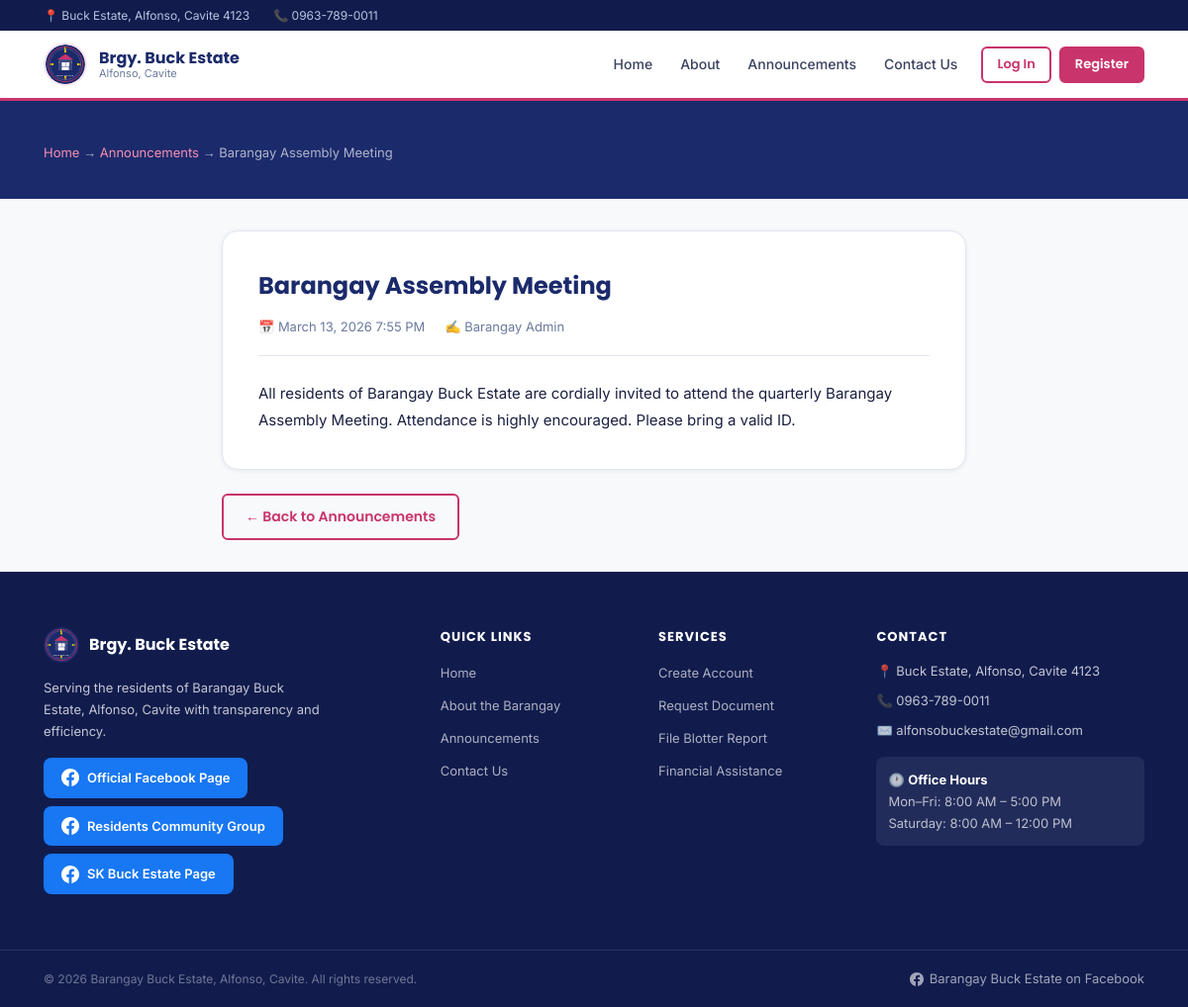
Page /announcement.php?id=1 on the earlier database version.
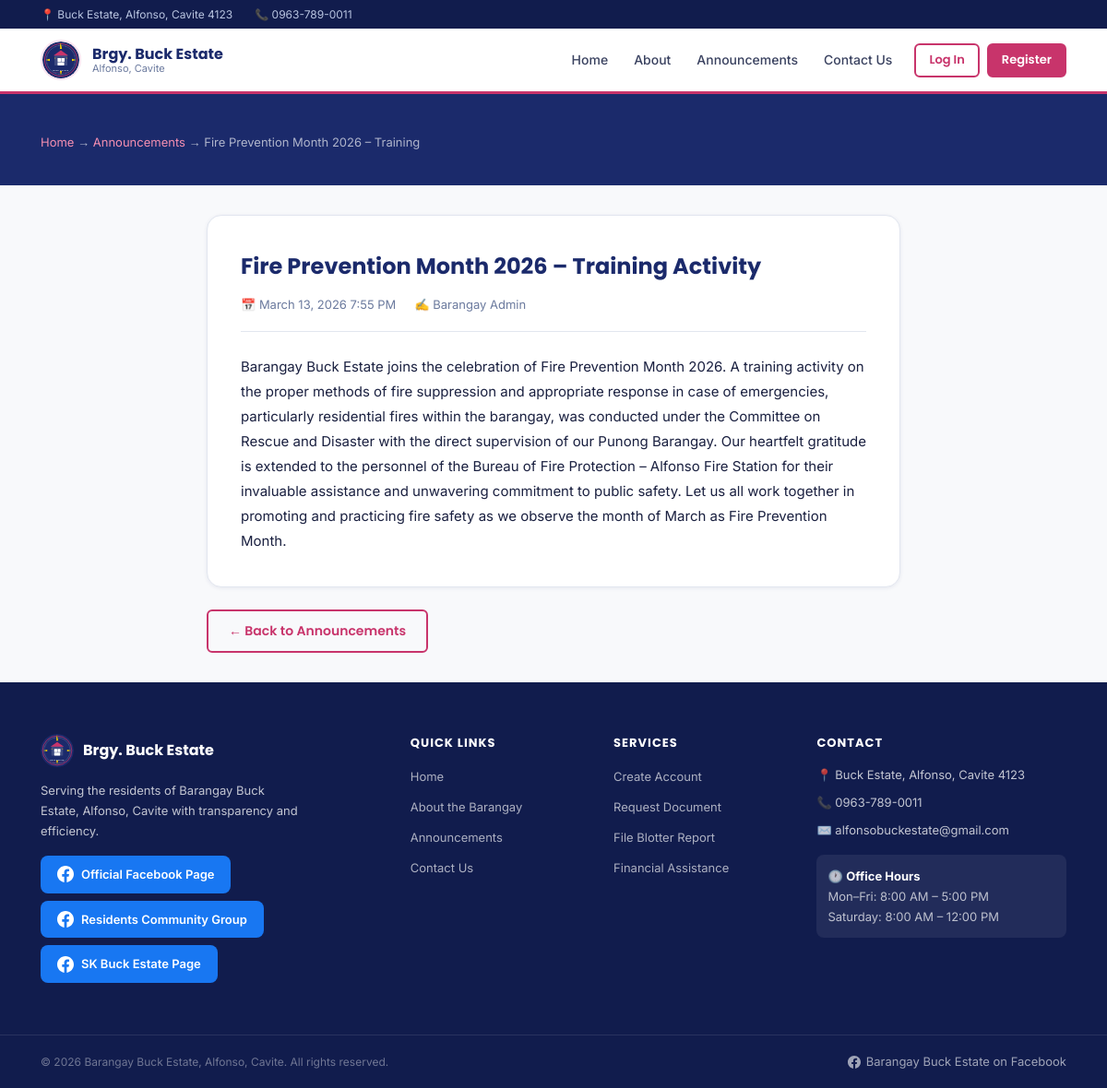
Same page on the later database version.
### tables this page shows
CREATE TABLE IF NOT EXISTS `announcements` (
    `id`         INT AUTO_INCREMENT PRIMARY KEY,
    `title`      VARCHAR(255) NOT NULL,
    `content`    TEXT NOT NULL,
    `image_url`  VARCHAR(500),
    `posted_by`  INT,
    `status`     ENUM('published','draft','archived') DEFAULT 'published',
    `created_at` TIMESTAMP DEFAULT CURRENT_TIMESTAMP,
    `updated_at` TIMESTAMP DEFAULT CURRENT_TIMESTAMP ON UPDATE CURRENT_TIMESTAMP,
    FOREIGN KEY (`posted_by`) REFERENCES `users`(`id`) ON DELETE SET NULL
);

CREATE TABLE IF NOT EXISTS `users` (
    `id`         INT AUTO_INCREMENT PRIMARY KEY,
    `fname`      VARCHAR(100) NOT NULL,
    `lname`      VARCHAR(100) NOT NULL,
    `email`      VARCHAR(150) NOT NULL UNIQUE,
    `password`   VARCHAR(255) NOT NULL,
    `address`    TEXT NOT NULL,
    `contact`    VARCHAR(20) NOT NULL,
    `role`       ENUM('resident','admin') NOT NULL DEFAULT 'resident',
    `status`     ENUM('active','inactive') NOT NULL DEFAULT 'active',
    `created_at` TIMESTAMP DEFAULT CURRENT_TIMESTAMP
);

### includes/functions.php (called while the page is built, shortened)
<?php
function sanitize(string $value): string {
    return htmlspecialchars(trim($value), ENT_QUOTES, 'UTF-8');
}
function formatDateTime(string $date): string {
    return date('F j, Y g:i A', strtotime($date));
}

### announcement.php (the view, shortened to what this page needs)
<?php
require_once __DIR__ . '/includes/functions.php';
$pdo = getDB();
$id  = (int)($_GET['id'] ?? 0);
$stmt = $pdo->prepare("SELECT a.*, u.fname, u.lname FROM announcements a LEFT JOIN users u ON a.posted_by=u.id WHERE a.id=? AND a.status='published'");
$stmt->execute([$id]);
$ann = $stmt->fetch();
require_once __DIR__ . '/includes/header.php';
?>
<div class="page-header">
    <div class="container">
        <p class="page-header__breadcrumb"><a href="/index.php">Home</a> → <a href="/announcements.php">Announcements</a> → <?= sanitize(substr($ann['title'],0,40)) ?></p>
    </div>
</div>
<section class="section--sm">
    <div class="container" style="max-width:800px;">
        <div class="announce-detail">
            <h1 class="announce-detail__title"><?= sanitize($ann['title']) ?></h1>
            <div class="announce-detail__meta">
                <span>📅 <?= formatDateTime($ann['created_at']) ?></span>
                <span>✍️ <?= sanitize($ann['fname'] . ' ' . $ann['lname']) ?></span>
            </div>
            <div class="announce-detail__content"><?= nl2br(sanitize($ann['content'])) ?></div>
        </div>
        <div class="mt-3">
            <a href="/announcements.php" class="btn btn--outline">← Back to Announcements</a>
        </div>
    </div>
</section>
<?php require_once __DIR__ . '/includes/footer.php'; ?>

Differences in the rows shown:
changed announcements "Barangay Admin": title "Barangay Assembly Meeting" → "Fire Prevention Month 2026 – Training"; title "Barangay Assembly Meeting" → "Fire Prevention Month 2026 – Training Activity"; content "All residents of Barangay Buck Estate are cordially invited to attend the quarterly Barangay Assembly Meeting. Attendance is highly encouraged. Please bring a valid ID." → "Barangay Buck Estate joins the celebration of Fire Prevention Month 2026. A training activity on the proper methods of fire suppression and appropriate response in case of emergencies, particularly residential fires within the barangay, was conducted under the Committee on Rescue and Disaster with the direct supervision of our Punong Barangay. Our heartfelt gratitude is extended to the personnel of the Bureau of Fire Protection – Alfonso Fire Station for their invaluable assistance and unwavering commitment to public safety. Let us all work together in promoting and practicing fire safety as we observe the month of March as Fire Prevention Month."
